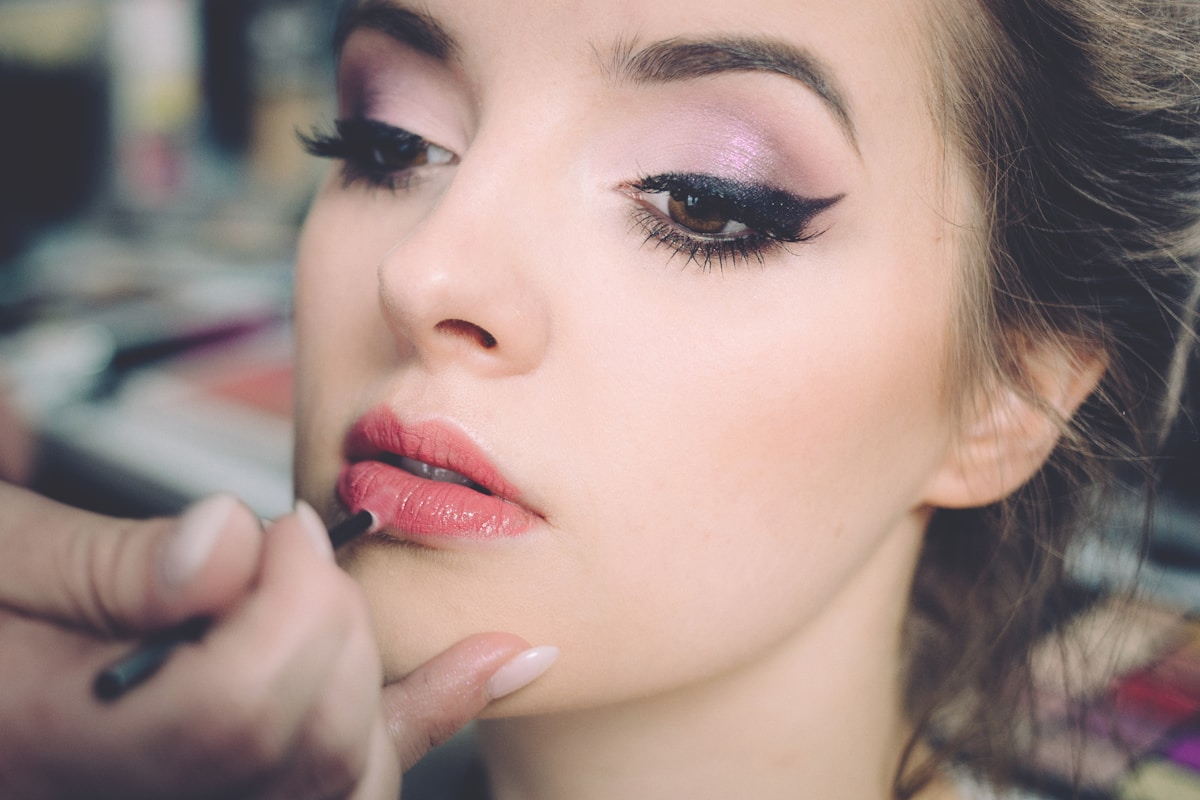
#> input picture src/assets/beauty-treatment.jpg, 1200 x 800 px
$ python -i process-team-portraits.py   (imports and definitions only)
#> lines starting #> are read from the running program, lines starting #| are printed output that depends on the picture
#> further down, picture is the input picture: PIL image 1200x800 RGB; mean R, G, B 159, 137.2, 131.8
#!/usr/bin/env python3
"""Extract team portraits from Instagram carousel screenshots, apply light sepia tone, normalize size."""

from __future__ import annotations

from pathlib import Path

from PIL import Image, ImageEnhance

ROOT = Path(__file__).resolve().parents[1]
SRC = Path("/Users/ntm/.cursor/projects/Users-ntm-Desktop-TAYLOR-MARRIOTT-BULK-WEBSITES-belaisy/assets")
OUT = ROOT / "src/assets/team"
SIZE = 600
SEPIA = (196, 168, 138)

TEAM = [
    ("Screenshot_2026-08-23_at_14.46.59-c6a41989-7906-4c1b-980e-55d0ae0a07df.png", "nadine"),
    ("Screenshot_2026-08-23_at_14.47.04-5a9c49f2-4126-467c-869e-d0f0a287ba0d.png", "lauren"),
    ("Screenshot_2026-08-23_at_14.47.08-af35aa98-1acf-4749-8ea9-0b8039881a1a.png", "leah"),
    ("Screenshot_2026-08-23_at_14.47.12-01ff91df-cb82-48c9-9807-02ec969c80a7.png", "medine"),
    ("Screenshot_2026-08-23_at_14.47.16-a0c6e3a3-2c69-4803-a015-15c261d16ec3.png", "joanne"),
    ("Screenshot_2026-08-23_at_14.47.21-5596f07e-c30d-4813-a9f2-b507f953c526.png", "amber"),
    ("Screenshot_2026-08-23_at_14.47.25-f0f833cf-7f82-4cec-91bc-0ca8a71e49e1.png", "maddie"),
]


# [24 lines left out: functions find_portrait_box, center_square_crop, not called in this run]


def sepia_wash(im: Image.Image) -> Image.Image:
    im = im.convert("RGB")
    im = ImageEnhance.Color(im).enhance(0.88)
    im = ImageEnhance.Contrast(im).enhance(1.03)
    sepia_overlay = Image.new("RGB", im.size, SEPIA)
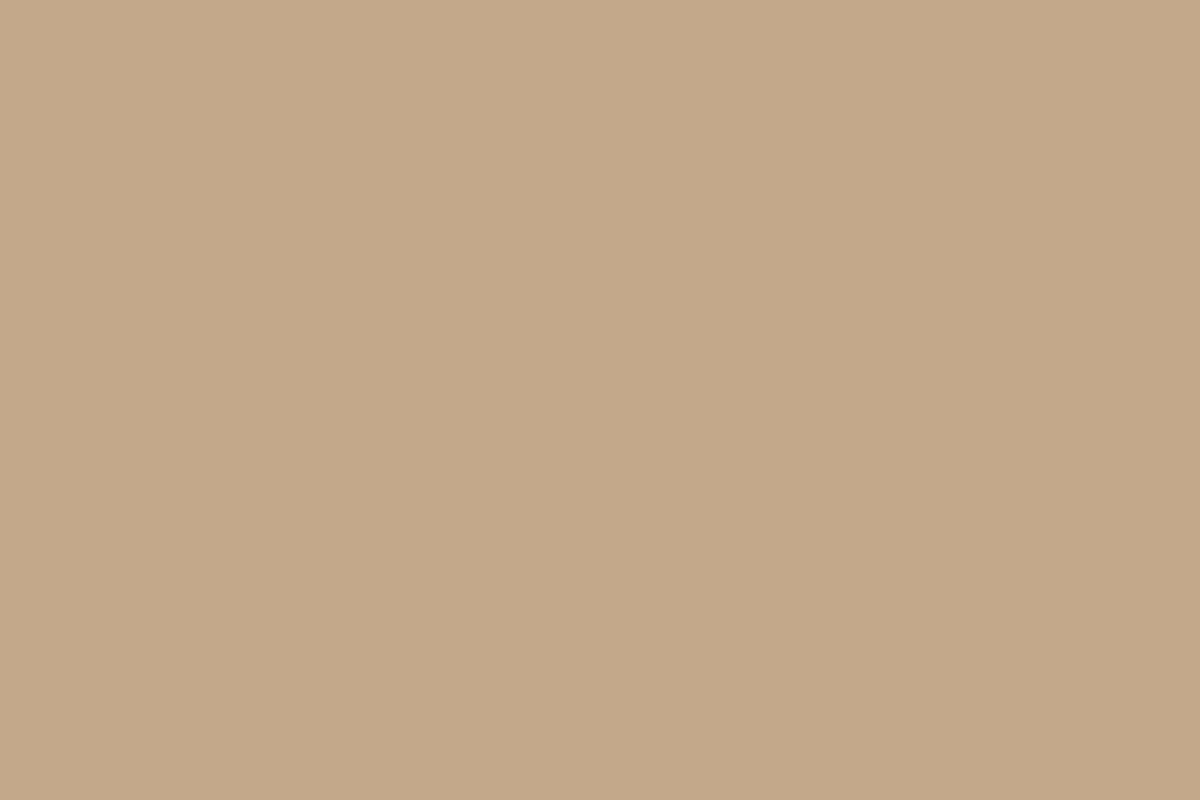
#> sepia_overlay: PIL image 1200x800 RGB; mean R, G, B 196, 168, 138
    return Image.blend(im, sepia_overlay, 0.14)


# [26 lines left out: functions reprocess_existing, main, not called in this run]


# [2 lines not run here, left out]

>>> from PIL import Image
>>> picture = Image.open('../src/assets/beauty-treatment.jpg')
>>> result = sepia_wash(picture)
